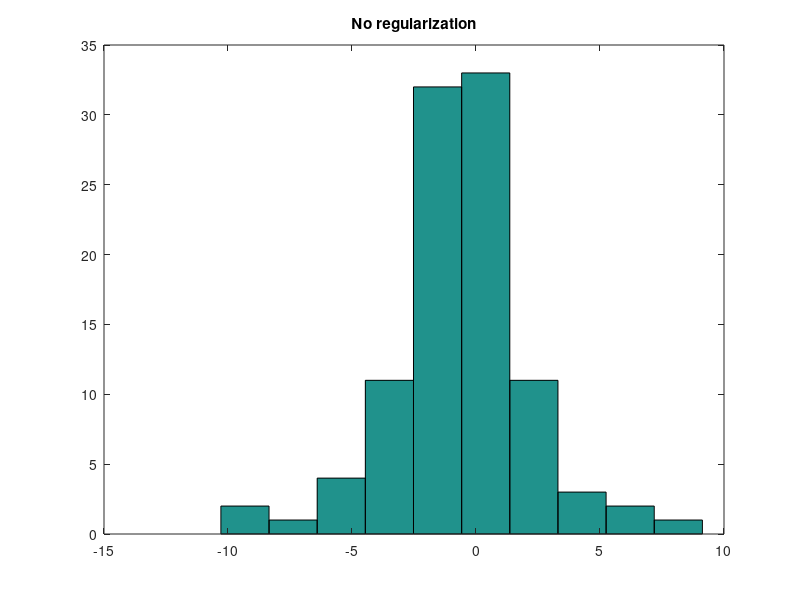

Write the MATLAB code that produced this figure.
% Logistic Regression Regularization %
clear all
clc
close all

load ('communities.mat');

% chose eta = k/t where k = 0.5 and t = j
% chose L = 10
K = 0.05;
L = 0;
M = size(attributes,1);
N = size(data,1);

new_data = data'; %M x N
w = ones(M,1);
norm_w = zeros(M,1);
v = 0;

norm_limit = 1;

for q = 1 : 100000
    eta = K/q;
   
    v_prev = v;
    w_prev = w;

    new = w' * new_data;
    inv_e = 1 ./ (1 + exp(v+new));
    Z = class - 1 + inv_e';

    v = v_prev + eta * sum(Z);
    w = w_prev + eta * ((new_data * Z) - (L * w));

    norm_w = w - w_prev;
    norm_v = v - v_prev;

    norm_vector = [norm_v;norm_w];
    norm_limit = norm(norm_vector,2);
        
    if(norm_limit <= 0.001)
        break;
    end
end
%print
v
w
figure(1);
hist(w);
title('No regularization');

